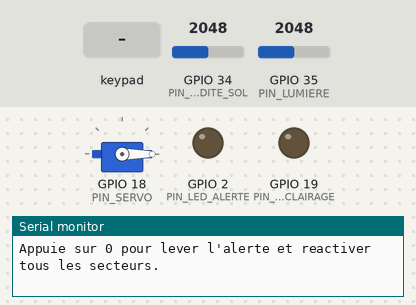
Bench run of a sketch on a simulated ESP32. On the bench: servo, output pins drawn as LEDs (lit = HIGH), the last lines printed to the serial monitor. Dashed ring = blinking. The test bench sets the inputs (shaded band); at power-on: GPIO 34 (PIN_HUMIDITE_SOL) = 2048, GPIO 35 (PIN_LUMIERE) = 2048.

Above: at 2.2 s.
2.3 s: key '1' pressed
At 2.9 s:
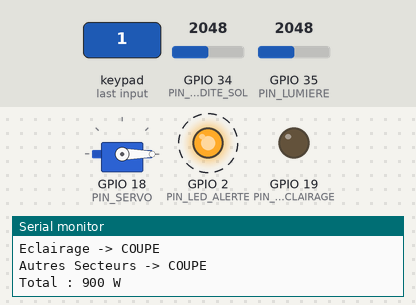
5.3 s: GPIO 34 (PIN_HUMIDITE_SOL) set to 1554
7.0 s: GPIO 34 (PIN_HUMIDITE_SOL) set to 1464
At 7.7 s:
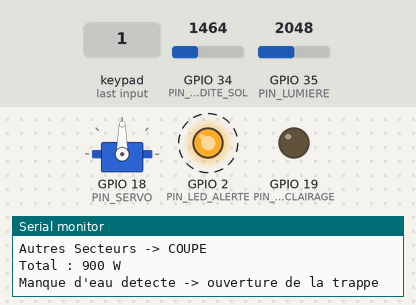
10.0 s: GPIO 35 (PIN_LUMIERE) set to 1540
11.8 s: GPIO 35 (PIN_LUMIERE) set to 1473
At 14.1 s:
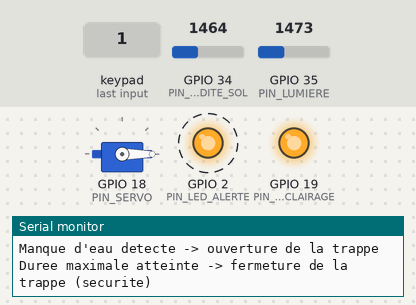
14.8 s: keypad keys 1 3 1 2 1 4 2 7 pressed 0.4 s apart
At 16.17 s:
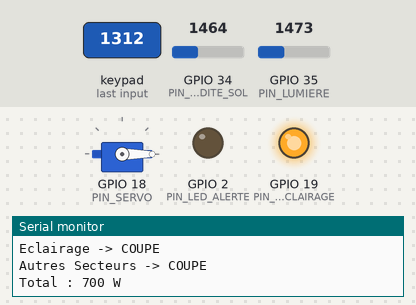
Timing chart, 0 to 20.5 s (numbered marks = the images above; inputs shaded):
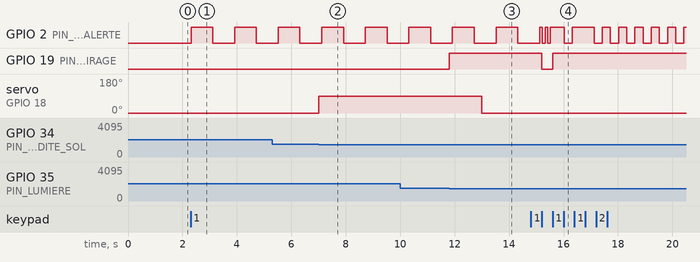

Measured:
- the behaviour switches between 1500 and 1499 on GPIO 34 (PIN_HUMIDITE_SOL) (found by bisection; images 1 and 2)
- the behaviour switches between 1500 and 1499 on GPIO 35 (PIN_LUMIERE) (found by bisection; images 2 and 3)
- after the input at 2.3 s, GPIO 2 (PIN_LED_ALERTE): alternates HIGH for 0.80 s and LOW for 0.80 s, starting at once
- after the input at 7.0 s, servo on GPIO 18 (PIN_SERVO): 0° → 90° at once
- after the input at 11.8 s, GPIO 19 (PIN_LED_ECLAIRAGE): LOW → HIGH at once
- after the input at 14.8 s, GPIO 19 (PIN_LED_ECLAIRAGE): HIGH → LOW after 0.40 s, → HIGH 0.41 s later

The sketch:

gestion_crise_vaisseau.ino
```cpp
#include <Arduino.h>
#include <Keypad.h>
#include <ESP32Servo.h>

struct Secteur {
  const char* nom;
  int puissance;   // en W
  int priorite;    // 1 = critique, plus le numéro est élevé, moins c'est important
  bool actif;
};

struct NiveauCrise {
  const char* nom;
  float ratio;
  int intervalleLed;
};

const int NB_SECTEURS = 6;

Secteur secteurs[NB_SECTEURS] = {
  {"Systemes Vitaux",           250, 1, true},
  {"Systemes de communication", 150, 2, true},
  {"Serre",                     300, 3, true},
  {"Laboratoire",               200, 4, true},
  {"Eclairage",                 250, 5, true},
  {"Autres Secteurs",           400, 5, true}
};

const NiveauCrise NIVEAUX_CRISE[3] = {
  {"Crise mineure",  0.75f, 800},
  {"Crise majeure",  0.50f, 300},
  {"Crise critique", 0.25f, 100}
};

// --- LED d'alerte de crise ---
const int PIN_LED_ALERTE = 2;
int intervalleLedActuel = 0;
bool etatLedAlerte = false;
unsigned long dernierChangementLedAlerte = 0;

// --- Niveau de crise en cours ---
int niveauActuel = 0;   // 0 = aucune crise déclenchée

// --- Pad numérique 4x4 ---
const byte NB_LIGNES = 4;
const byte NB_COLONNES = 4;

char touches[NB_LIGNES][NB_COLONNES] = {
  {'1','2','3','A'},
  {'4','5','6','B'},
  {'7','8','9','C'},
  {'*','0','#','D'}
};

byte pinsLignes[NB_LIGNES]     = {13, 12, 14, 27};
byte pinsColonnes[NB_COLONNES] = {26, 25, 33, 32};

Keypad pad = Keypad(makeKeymap(touches), pinsLignes, pinsColonnes, NB_LIGNES, NB_COLONNES);

// --- Capteur de luminosité ---
const int PIN_LUMIERE = 35;
const int SEUIL_LUMIERE = 1500;    // À AJUSTER selon les valeurs mesurées : en dessous = pas assez de lumière
const int PIN_LED_ECLAIRAGE = 19;  // LED flash 7 couleurs HIGH = allumée à pleine puissance (3.3V)

// --- Capteur de niveau d'eau / humidité du sol ---
const int PIN_HUMIDITE_SOL = 34;
const int SEUIL_HUMIDITE_SOL = 1500;   // À AJUSTER selon les valeurs mesurées : en dessous = manque d'eau

// --- Servo (trappe d'eau) ---
const int PIN_SERVO = 18;
const int ANGLE_FERME = 0;
const int ANGLE_OUVERT = 90;
const unsigned long DUREE_ARROSAGE = 6000;          // 6 secondes d'ouverture, ajuste selon ton débit
const unsigned long PAUSE_APRES_ARROSAGE = 15000;   // 15 secondes avant de pouvoir réarroser, le temps que l'eau s'infiltre
Servo servoTrappe;
bool enArrosage = false;
unsigned long debutArrosage = 0;
unsigned long prochainArrosagePossible = 0;

int consommationTotale() {
  int total = 0;
  for (int i = 0; i < NB_SECTEURS; i++) {
    if (secteurs[i].actif) total += secteurs[i].puissance;
  }
  return total;
}

// niveau : 1, 2 ou 3
void declencherCrise(int niveau) {
  const NiveauCrise& config = NIVEAUX_CRISE[niveau - 1];
  niveauActuel = niveau;

  int totalNominal = 0;
  for (int i = 0; i < NB_SECTEURS; i++) totalNominal += secteurs[i].puissance;
  float budget = totalNominal * config.ratio;

  for (int i = 0; i < NB_SECTEURS; i++) secteurs[i].actif = true;

  int ordre[NB_SECTEURS];
  for (int i = 0; i < NB_SECTEURS; i++) ordre[i] = i;

  for (int i = 0; i < NB_SECTEURS - 1; i++) {
    for (int j = 0; j < NB_SECTEURS - 1 - i; j++) {
      if (secteurs[ordre[j]].priorite < secteurs[ordre[j + 1]].priorite) {
        int tmp = ordre[j];
        ordre[j] = ordre[j + 1];
        ordre[j + 1] = tmp;
      }
    }
  }

  for (int i = 0; i < NB_SECTEURS; i++) {
    if (consommationTotale() <= budget) break;
    Secteur& s = secteurs[ordre[i]];
    if (s.priorite == 1) continue;
    s.actif = false;
  }

  intervalleLedActuel = config.intervalleLed;

  // Au niveau critique (3), on force l'arrêt immédiat de la serre
  if (niveauActuel == 3) {
    digitalWrite(PIN_LED_ECLAIRAGE, LOW);
    servoTrappe.write(ANGLE_FERME);
    enArrosage = false;
  }
}

void afficherEtat(const char* titre) {
  Serial.println();
  Serial.println(titre);
  for (int i = 0; i < NB_SECTEURS; i++) {
    Serial.print(secteurs[i].nom);
    Serial.print(" -> ");
    Serial.println(secteurs[i].actif ? "ACTIF" : "COUPE");
  }
  Serial.print("Total : ");
  Serial.print(consommationTotale());
  Serial.println(" W");
}

void gererLedAlerte() {
  if (intervalleLedActuel == 0) {
    digitalWrite(PIN_LED_ALERTE, LOW);
    return;
  }
  unsigned long maintenant = millis();
  if (maintenant - dernierChangementLedAlerte >= (unsigned long)intervalleLedActuel) {
    etatLedAlerte = !etatLedAlerte;
    digitalWrite(PIN_LED_ALERTE, etatLedAlerte ? HIGH : LOW);
    dernierChangementLedAlerte = maintenant;
  }
}

void gererEclairage() {
  int lumiere = analogRead(PIN_LUMIERE);
  if (lumiere < SEUIL_LUMIERE) {
    digitalWrite(PIN_LED_ECLAIRAGE, HIGH);
  } else {
    digitalWrite(PIN_LED_ECLAIRAGE, LOW);
  }
}

void gererArrosage() {
  int humiditeSol = analogRead(PIN_HUMIDITE_SOL);
  unsigned long maintenant = millis();

  if (!enArrosage && humiditeSol < SEUIL_HUMIDITE_SOL && maintenant >= prochainArrosagePossible) {
    servoTrappe.write(ANGLE_OUVERT);
    enArrosage = true;
    debutArrosage = maintenant;
    Serial.println("Manque d'eau detecte -> ouverture de la trappe");
  }

  if (enArrosage) {
    bool dureeEcoulee = (maintenant - debutArrosage >= DUREE_ARROSAGE);
    bool assezDeau = (humiditeSol >= SEUIL_HUMIDITE_SOL);

    if (assezDeau || dureeEcoulee) {
      servoTrappe.write(ANGLE_FERME);
      enArrosage = false;
      prochainArrosagePossible = maintenant + PAUSE_APRES_ARROSAGE;

      if (assezDeau) {
        Serial.println("Eau suffisante detectee -> fermeture anticipee de la trappe");
      } else {
        Serial.println("Duree maximale atteinte -> fermeture de la trappe (securite)");
      }
    }
  }
}

void gererSerre() {
  // Si on est en crise critique (niveau 3), la serre est completement a l'arret
  if (niveauActuel == 3) {
    return;
  }
  gererEclairage();
  gererArrosage();
}

void leverAlerte() {
  niveauActuel = 0;
  intervalleLedActuel = 0;
  digitalWrite(PIN_LED_ALERTE, LOW);
  for (int i = 0; i < NB_SECTEURS; i++) {
    secteurs[i].actif = true;
  }
  Serial.println();
  Serial.println("=== Alerte levee : tous les secteurs sont reactives ===");
}

void setup() {
  Serial.begin(115200);
  delay(1000);

  pinMode(PIN_LED_ALERTE, OUTPUT);
  digitalWrite(PIN_LED_ALERTE, LOW);

  pinMode(PIN_LED_ECLAIRAGE, OUTPUT);
  digitalWrite(PIN_LED_ECLAIRAGE, LOW);

  servoTrappe.attach(PIN_SERVO);
  servoTrappe.write(ANGLE_FERME);

  Serial.print("Total nominal : ");
  Serial.print(consommationTotale());
  Serial.println(" W");
  Serial.println("Appuie sur 1 (75%), 2 (50%) ou 3 (25%) sur le pad pour declencher une crise.");
  Serial.println("Appuie sur 0 pour lever l'alerte et reactiver tous les secteurs.");
}

void loop() {
  char touche = pad.getKey();

  if (touche == '1' || touche == '2' || touche == '3') {
    int niveau = touche - '0';
    declencherCrise(niveau);

    char titre[64];
    snprintf(titre, sizeof(titre), "=== %s (%d%%) ===",
             NIVEAUX_CRISE[niveau - 1].nom,
             (int)(NIVEAUX_CRISE[niveau - 1].ratio * 100));
    afficherEtat(titre);
  }

  if (touche == '0') {
    leverAlerte();
  }

  gererLedAlerte();
  gererSerre();
}
```
